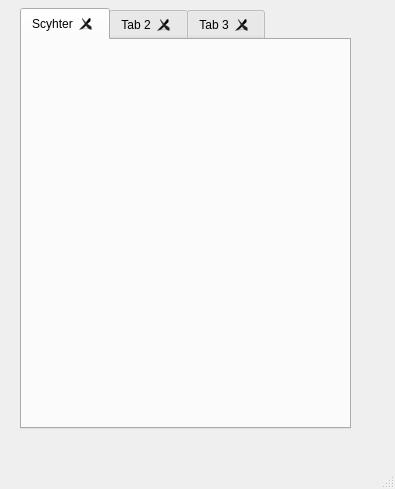
<?xml version="1.0" encoding="UTF-8"?>
<ui version="4.0">
 <class>MainWindow</class>
 <widget class="QMainWindow" name="MainWindow">
  <property name="geometry">
   <rect>
    <x>0</x>
    <y>0</y>
    <width>395</width>
    <height>489</height>
   </rect>
  </property>
  <property name="windowTitle">
   <string>MainWindow</string>
  </property>
  <widget class="QWidget" name="centralwidget">
   <widget class="QTabWidget" name="tabWidget">
    <property name="geometry">
     <rect>
      <x>20</x>
      <y>8</y>
      <width>331</width>
      <height>421</height>
     </rect>
    </property>
    <property name="tabShape">
     <enum>QTabWidget::Rounded</enum>
    </property>
    <property name="currentIndex">
     <number>0</number>
    </property>
    <property name="documentMode">
     <bool>false</bool>
    </property>
    <property name="tabsClosable">
     <bool>true</bool>
    </property>
    <property name="movable">
     <bool>true</bool>
    </property>
    <widget class="QWidget" name="tab">
     <attribute name="title">
      <string>Scyhter</string>
     </attribute>
     <widget class="QLabel" name="label">
      <property name="geometry">
       <rect>
        <x>20</x>
        <y>10</y>
        <width>391</width>
        <height>461</height>
       </rect>
      </property>
      <property name="text">
       <string/>
      </property>
      <property name="pixmap">
       <pixmap>../Tkinter Tutorial/Pokemon/Bug/123_Scyther.png</pixmap>
      </property>
     </widget>
    </widget>
    <widget class="QWidget" name="tab_2">
     <attribute name="title">
      <string>Tab 2</string>
     </attribute>
     <widget class="QLabel" name="label_2">
      <property name="geometry">
       <rect>
        <x>10</x>
        <y>10</y>
        <width>301</width>
        <height>371</height>
       </rect>
      </property>
      <property name="font">
       <font>
        <family>Agency FB</family>
        <pointsize>24</pointsize>
        <weight>75</weight>
        <bold>true</bold>
       </font>
      </property>
      <property name="text">
       <string>This is text! Tab 2</string>
      </property>
     </widget>
    </widget>
    <widget class="QWidget" name="tab_3">
     <attribute name="title">
      <string>Tab 3</string>
     </attribute>
    </widget>
   </widget>
  </widget>
  <widget class="QMenuBar" name="menubar">
   <property name="geometry">
    <rect>
     <x>0</x>
     <y>0</y>
     <width>395</width>
     <height>26</height>
    </rect>
   </property>
  </widget>
  <widget class="QStatusBar" name="statusbar"/>
 </widget>
 <resources/>
 <connections/>
</ui>
